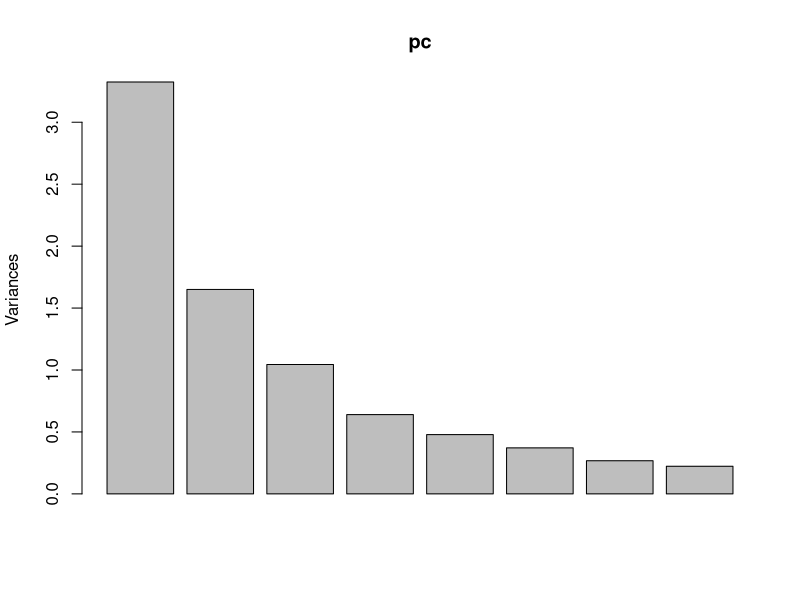
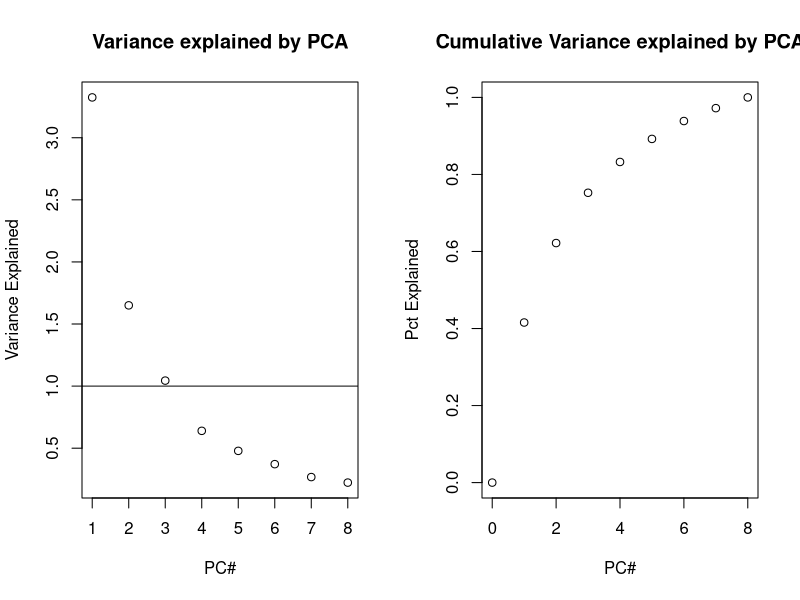
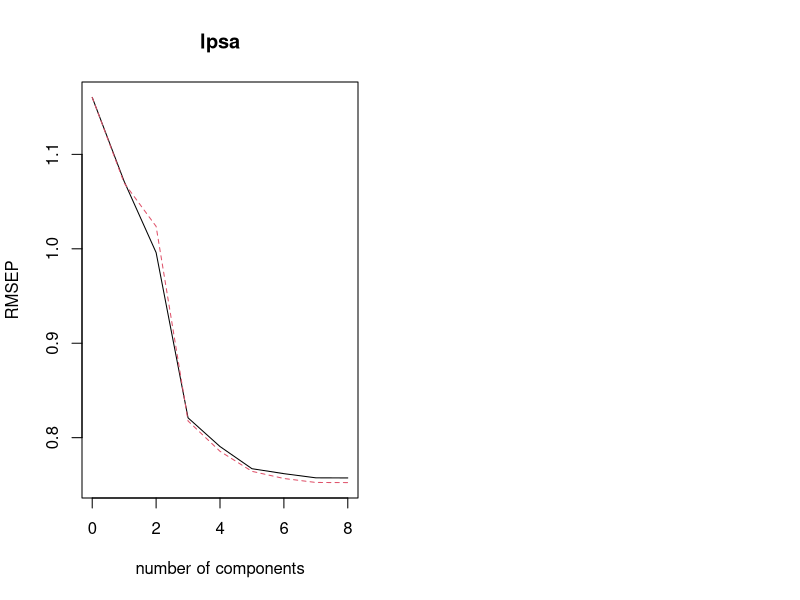

Here is the R script that generated these plots, in order:
#########################################################################
# Principal Components on Prostate Data 
# Partial Least Squares 

prostate <-  read.table("Prostate.csv", 
                        header=TRUE, sep=",", na.strings=" ")
head(prostate)


#set.seed(120401002) 
#set <- ifelse(runif(n=nrow(prostate))>0.5, yes=2, no=1)
#vehdata <-  read.table("C:\\Users\\tom loughin\\sfuvault\\852 Modern Applied Methods\\R\\vehicle3.txt",header=TRUE,sep=" ")

#head(vehdata)
#dim(vehdata)

# Scatterplot
# win.graph(h=15, w=15)
# pairs(x=vehdata)


# Create 2 sets again: 
# Permuting the numbers 1:n and using these to partition sets

#set.seed(46685326)
#perm <- sample(x=nrow(vehdata))
#set1 <- vehdata[which(perm <= 3*nrow(vehdata)/4), -20]
#set2 <- vehdata[which(perm > 3*nrow(vehdata)/4), -20]

###############################################################
## Principal Component Analysis analysis via stats::prcomp()
## Uses singular value decomposition on X instead of eigen-decomposition
##   on X'X for efficiency.  [princomp() uses eigen on X'X]
##  Default is to work with un-standardized data; scale.=TRUE fixes this
###############################################################

pc <-  prcomp(x=prostate[,2:9], scale.=TRUE)
summary(pc)

# Default plot is a scree plot as a histogram (why???)
# I'll make my own using points
plot(pc)

evals <- pc$sdev^2
csum = cumsum(evals)
x11(h=7,w=12)
par(mfrow=c(1,2))
plot(y=evals, x=c(1:(ncol(prostate)-1)), xlab="PC#", 
     main="Variance explained by PCA", ylab="Variance Explained")
abline(a=0,b=0)
abline(a=1,b=0)

plot(y=c(0,csum/max(csum)), x=c(0:(ncol(prostate)-1)), xlab="PC#", ylim=c(0,1),
     main="Cumulative Variance explained by PCA", ylab="Pct Explained")

# Look at eigenvectors to see how variables contribute to PC's
pc$rotation

############################################################
# Partial Least Squares Regression using plsr() from the pls package.
#   The code is pretty similar to lm() except that I can tell it 
#   (a) Max number of components in model
#   (b) The option to use validation to choose number of components
#       "validation=" can use "none", "CV", or "LOO" (leave one out CV)
#        If "CV" is used, V=10 unless changed with "segments="

library(pls)

mod.pls = plsr(lpsa~., data=prostate, ncomp=8, validation="CV")
summary(mod.pls)

validationplot(mod.pls)
